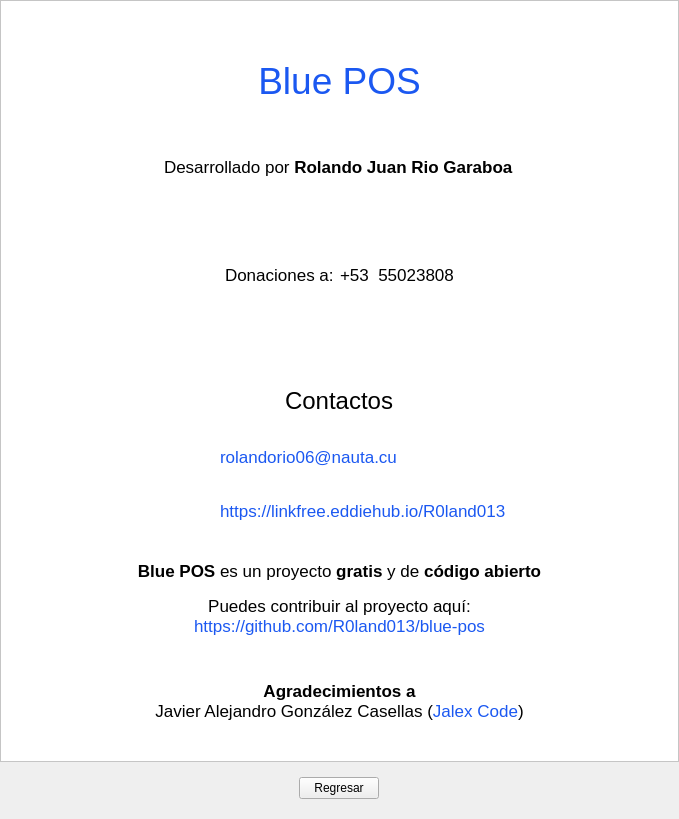
<?xml version="1.0" encoding="UTF-8"?>
<ui version="4.0">
 <class>Frame</class>
 <widget class="QFrame" name="Frame">
  <property name="geometry">
   <rect>
    <x>0</x>
    <y>0</y>
    <width>679</width>
    <height>819</height>
   </rect>
  </property>
  <property name="windowTitle">
   <string>Frame</string>
  </property>
  <property name="styleSheet">
   <string notr="true"/>
  </property>
  <property name="frameShape">
   <enum>QFrame::NoFrame</enum>
  </property>
  <layout class="QVBoxLayout" name="verticalLayout">
   <property name="leftMargin">
    <number>0</number>
   </property>
   <property name="topMargin">
    <number>0</number>
   </property>
   <property name="rightMargin">
    <number>0</number>
   </property>
   <item>
    <widget class="QScrollArea" name="scrollArea">
     <property name="styleSheet">
      <string notr="true">background-color: #FFFFFF;</string>
     </property>
     <property name="frameShape">
      <enum>QFrame::StyledPanel</enum>
     </property>
     <property name="widgetResizable">
      <bool>true</bool>
     </property>
     <widget class="QWidget" name="scrollAreaWidgetContents">
      <property name="geometry">
       <rect>
        <x>0</x>
        <y>0</y>
        <width>660</width>
        <height>879</height>
       </rect>
      </property>
      <layout class="QVBoxLayout" name="verticalLayout_3">
       <item>
        <widget class="QFrame" name="frame">
         <property name="frameShape">
          <enum>QFrame::NoFrame</enum>
         </property>
         <property name="frameShadow">
          <enum>QFrame::Raised</enum>
         </property>
         <layout class="QVBoxLayout" name="verticalLayout_2">
          <item>
           <widget class="QLabel" name="label_7">
            <property name="sizePolicy">
             <sizepolicy hsizetype="Minimum" vsizetype="Minimum">
              <horstretch>0</horstretch>
              <verstretch>0</verstretch>
             </sizepolicy>
            </property>
            <property name="text">
             <string/>
            </property>
            <property name="pixmap">
             <pixmap>images/bluepos.png</pixmap>
            </property>
            <property name="alignment">
             <set>Qt::AlignCenter</set>
            </property>
           </widget>
          </item>
          <item>
           <widget class="QLabel" name="label">
            <property name="sizePolicy">
             <sizepolicy hsizetype="Minimum" vsizetype="Maximum">
              <horstretch>0</horstretch>
              <verstretch>0</verstretch>
             </sizepolicy>
            </property>
            <property name="styleSheet">
             <string notr="true">color: rgb(27, 88, 241);
font-family: Arial;
font-weight: bold;
font: 28pt;</string>
            </property>
            <property name="text">
             <string>Blue POS</string>
            </property>
            <property name="alignment">
             <set>Qt::AlignCenter</set>
            </property>
           </widget>
          </item>
         </layout>
        </widget>
       </item>
       <item>
        <widget class="QFrame" name="frame_3">
         <property name="frameShape">
          <enum>QFrame::NoFrame</enum>
         </property>
         <property name="frameShadow">
          <enum>QFrame::Raised</enum>
         </property>
         <layout class="QHBoxLayout" name="horizontalLayout_3">
          <item>
           <widget class="QLabel" name="label_3">
            <property name="sizePolicy">
             <sizepolicy hsizetype="Maximum" vsizetype="Maximum">
              <horstretch>0</horstretch>
              <verstretch>0</verstretch>
             </sizepolicy>
            </property>
            <property name="styleSheet">
             <string notr="true">color: black;
font-family: Arial;
font-weight: bold;
font: 13pt;</string>
            </property>
            <property name="text">
             <string>Desarrollado por &lt;b&gt;Rolando Juan Rio Garaboa&lt;/b&gt;</string>
            </property>
           </widget>
          </item>
         </layout>
        </widget>
       </item>
       <item>
        <widget class="QFrame" name="frame_7">
         <property name="frameShape">
          <enum>QFrame::NoFrame</enum>
         </property>
         <property name="frameShadow">
          <enum>QFrame::Raised</enum>
         </property>
         <layout class="QHBoxLayout" name="horizontalLayout">
          <item>
           <spacer name="horizontalSpacer_3">
            <property name="orientation">
             <enum>Qt::Horizontal</enum>
            </property>
            <property name="sizeHint" stdset="0">
             <size>
              <width>40</width>
              <height>20</height>
             </size>
            </property>
           </spacer>
          </item>
          <item>
           <widget class="QLabel" name="label_8">
            <property name="sizePolicy">
             <sizepolicy hsizetype="Maximum" vsizetype="Preferred">
              <horstretch>0</horstretch>
              <verstretch>0</verstretch>
             </sizepolicy>
            </property>
            <property name="styleSheet">
             <string notr="true">color: black;
font-family: Arial;
font-weight: bold;
font: 13pt;</string>
            </property>
            <property name="text">
             <string>Donaciones a:</string>
            </property>
           </widget>
          </item>
          <item>
           <widget class="QLabel" name="label_11">
            <property name="sizePolicy">
             <sizepolicy hsizetype="Maximum" vsizetype="Preferred">
              <horstretch>0</horstretch>
              <verstretch>0</verstretch>
             </sizepolicy>
            </property>
            <property name="styleSheet">
             <string notr="true">color: black;
font-family: Arial;
font-weight: bold;
font: 13pt;</string>
            </property>
            <property name="text">
             <string>+53  55023808</string>
            </property>
           </widget>
          </item>
          <item>
           <spacer name="horizontalSpacer_4">
            <property name="orientation">
             <enum>Qt::Horizontal</enum>
            </property>
            <property name="sizeHint" stdset="0">
             <size>
              <width>40</width>
              <height>20</height>
             </size>
            </property>
           </spacer>
          </item>
         </layout>
        </widget>
       </item>
       <item>
        <widget class="QFrame" name="frame_4">
         <property name="frameShape">
          <enum>QFrame::NoFrame</enum>
         </property>
         <property name="frameShadow">
          <enum>QFrame::Raised</enum>
         </property>
         <layout class="QHBoxLayout" name="horizontalLayout_4">
          <property name="topMargin">
           <number>50</number>
          </property>
          <item>
           <widget class="QLabel" name="label_4">
            <property name="sizePolicy">
             <sizepolicy hsizetype="Maximum" vsizetype="Maximum">
              <horstretch>0</horstretch>
              <verstretch>0</verstretch>
             </sizepolicy>
            </property>
            <property name="font">
             <font>
              <family>Arial</family>
              <pointsize>18</pointsize>
              <weight>50</weight>
              <italic>false</italic>
              <bold>false</bold>
             </font>
            </property>
            <property name="styleSheet">
             <string notr="true">color: black;
font-family: Arial;
font-weight: bold;
font: 18pt;</string>
            </property>
            <property name="text">
             <string>Contactos</string>
            </property>
           </widget>
          </item>
         </layout>
        </widget>
       </item>
       <item>
        <widget class="QFrame" name="frame_5">
         <property name="frameShape">
          <enum>QFrame::NoFrame</enum>
         </property>
         <property name="frameShadow">
          <enum>QFrame::Raised</enum>
         </property>
         <layout class="QGridLayout" name="gridLayout">
          <property name="topMargin">
           <number>10</number>
          </property>
          <property name="horizontalSpacing">
           <number>40</number>
          </property>
          <property name="verticalSpacing">
           <number>26</number>
          </property>
          <item row="1" column="3">
           <spacer name="horizontalSpacer">
            <property name="orientation">
             <enum>Qt::Horizontal</enum>
            </property>
            <property name="sizeHint" stdset="0">
             <size>
              <width>40</width>
              <height>20</height>
             </size>
            </property>
           </spacer>
          </item>
          <item row="0" column="2">
           <widget class="QLabel" name="label_6">
            <property name="sizePolicy">
             <sizepolicy hsizetype="Maximum" vsizetype="Maximum">
              <horstretch>0</horstretch>
              <verstretch>0</verstretch>
             </sizepolicy>
            </property>
            <property name="styleSheet">
             <string notr="true">color: black;
font-family: Arial;
font-weight: bold;
font: 13pt;</string>
            </property>
            <property name="text">
             <string>&lt;a href=&quot;mailto:rolandorio06@nauta.cu&quot;
style=&quot;text-decoration: none; color: rgb(27, 88, 241);&quot;&gt;
rolandorio06@nauta.cu
&lt;/a&gt;</string>
            </property>
            <property name="openExternalLinks">
             <bool>true</bool>
            </property>
            <property name="textInteractionFlags">
             <set>Qt::TextBrowserInteraction</set>
            </property>
           </widget>
          </item>
          <item row="0" column="1">
           <widget class="QLabel" name="label_5">
            <property name="sizePolicy">
             <sizepolicy hsizetype="Maximum" vsizetype="Maximum">
              <horstretch>0</horstretch>
              <verstretch>0</verstretch>
             </sizepolicy>
            </property>
            <property name="text">
             <string/>
            </property>
            <property name="pixmap">
             <pixmap>images/at.png</pixmap>
            </property>
            <property name="scaledContents">
             <bool>false</bool>
            </property>
           </widget>
          </item>
          <item row="1" column="0">
           <spacer name="horizontalSpacer_2">
            <property name="orientation">
             <enum>Qt::Horizontal</enum>
            </property>
            <property name="sizeHint" stdset="0">
             <size>
              <width>40</width>
              <height>20</height>
             </size>
            </property>
           </spacer>
          </item>
          <item row="1" column="1">
           <widget class="QLabel" name="label_9">
            <property name="text">
             <string/>
            </property>
            <property name="pixmap">
             <pixmap>images/web.png</pixmap>
            </property>
           </widget>
          </item>
          <item row="1" column="2">
           <widget class="QLabel" name="label_10">
            <property name="styleSheet">
             <string notr="true">color: black;
font-family: Arial;
font-weight: bold;
font: 13pt;</string>
            </property>
            <property name="text">
             <string>&lt;a href=&quot;https://linkfree.eddiehub.io/R0land013&quot; style=&quot;text-decoration: none; color: rgb(27, 88, 241);&quot;&gt;https://linkfree.eddiehub.io/R0land013&lt;/a&gt;</string>
            </property>
            <property name="openExternalLinks">
             <bool>true</bool>
            </property>
            <property name="textInteractionFlags">
             <set>Qt::TextBrowserInteraction</set>
            </property>
           </widget>
          </item>
         </layout>
        </widget>
       </item>
       <item>
        <widget class="QFrame" name="frame_2">
         <property name="frameShape">
          <enum>QFrame::NoFrame</enum>
         </property>
         <property name="frameShadow">
          <enum>QFrame::Raised</enum>
         </property>
         <layout class="QVBoxLayout" name="verticalLayout_4">
          <item>
           <widget class="QLabel" name="label_2">
            <property name="styleSheet">
             <string notr="true">color: black;
font-family: Arial;
font-weight: bold;
font: 13pt;</string>
            </property>
            <property name="text">
             <string>&lt;b&gt;Blue POS&lt;/b&gt; es un proyecto &lt;b&gt;gratis&lt;/b&gt; y de &lt;b&gt;código abierto&lt;/b&gt;</string>
            </property>
            <property name="alignment">
             <set>Qt::AlignCenter</set>
            </property>
           </widget>
          </item>
          <item>
           <widget class="QLabel" name="label_12">
            <property name="styleSheet">
             <string notr="true">color: black;
font-family: Arial;
font-weight: bold;
font: 13pt;</string>
            </property>
            <property name="text">
             <string>Puedes contribuir al proyecto aquí: &lt;br&gt;

&lt;a href=&quot;https://github.com/R0land013/blue-pos&quot; style=&quot;text-decoration: none; color: rgb(27, 88, 241);&quot;&gt;https://github.com/R0land013/blue-pos&lt;/a&gt;</string>
            </property>
            <property name="alignment">
             <set>Qt::AlignCenter</set>
            </property>
            <property name="openExternalLinks">
             <bool>true</bool>
            </property>
            <property name="textInteractionFlags">
             <set>Qt::TextBrowserInteraction</set>
            </property>
           </widget>
          </item>
         </layout>
        </widget>
       </item>
       <item>
        <widget class="QFrame" name="frame_8">
         <property name="frameShape">
          <enum>QFrame::NoFrame</enum>
         </property>
         <property name="frameShadow">
          <enum>QFrame::Raised</enum>
         </property>
         <layout class="QVBoxLayout" name="verticalLayout_5">
          <item>
           <widget class="QLabel" name="label_13">
            <property name="styleSheet">
             <string notr="true">color: black;
font-family: Arial;
font-weight: bold;
font: 13pt;</string>
            </property>
            <property name="text">
             <string>&lt;b&gt;Agradecimientos a&lt;/b&gt; &lt;br/&gt;
Javier Alejandro González Casellas (&lt;a href=&quot;https://github.com/JalexCode&quot; style=&quot;text-decoration: none; color: rgb(27, 88, 241);&quot;&gt;Jalex Code&lt;/a&gt;)</string>
            </property>
            <property name="alignment">
             <set>Qt::AlignCenter</set>
            </property>
            <property name="openExternalLinks">
             <bool>true</bool>
            </property>
            <property name="textInteractionFlags">
             <set>Qt::TextBrowserInteraction</set>
            </property>
           </widget>
          </item>
         </layout>
        </widget>
       </item>
      </layout>
     </widget>
    </widget>
   </item>
   <item>
    <widget class="QFrame" name="frame_6">
     <property name="frameShape">
      <enum>QFrame::NoFrame</enum>
     </property>
     <property name="frameShadow">
      <enum>QFrame::Raised</enum>
     </property>
     <layout class="QHBoxLayout" name="horizontalLayout_5">
      <item>
       <widget class="QPushButton" name="back_button">
        <property name="sizePolicy">
         <sizepolicy hsizetype="Maximum" vsizetype="Maximum">
          <horstretch>0</horstretch>
          <verstretch>0</verstretch>
         </sizepolicy>
        </property>
        <property name="cursor">
         <cursorShape>PointingHandCursor</cursorShape>
        </property>
        <property name="text">
         <string>Regresar</string>
        </property>
       </widget>
      </item>
     </layout>
    </widget>
   </item>
  </layout>
 </widget>
 <resources/>
 <connections/>
</ui>
